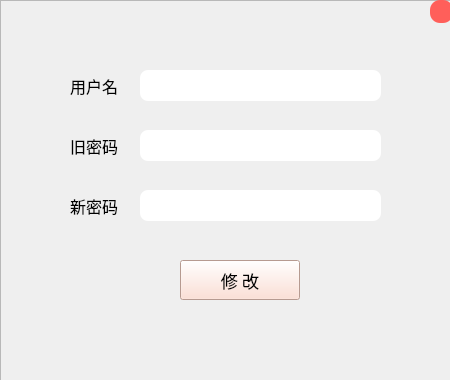
<?xml version="1.0" encoding="UTF-8"?>
<ui version="4.0">
 <class>Form</class>
 <widget class="QWidget" name="Form">
  <property name="geometry">
   <rect>
    <x>0</x>
    <y>0</y>
    <width>450</width>
    <height>380</height>
   </rect>
  </property>
  <property name="windowTitle">
   <string>Form</string>
  </property>
  <widget class="QFrame" name="frame">
   <property name="geometry">
    <rect>
     <x>0</x>
     <y>0</y>
     <width>451</width>
     <height>381</height>
    </rect>
   </property>
   <property name="styleSheet">
    <string notr="true">#frame {background-image: url(:/newPrefix/back1.png);}</string>
   </property>
   <property name="frameShape">
    <enum>QFrame::StyledPanel</enum>
   </property>
   <property name="frameShadow">
    <enum>QFrame::Raised</enum>
   </property>
   <widget class="QLabel" name="label">
    <property name="geometry">
     <rect>
      <x>70</x>
      <y>70</y>
      <width>61</width>
      <height>31</height>
     </rect>
    </property>
    <property name="font">
     <font>
      <family>幼圆</family>
      <pointsize>12</pointsize>
     </font>
    </property>
    <property name="styleSheet">
     <string notr="true">background:transparent;</string>
    </property>
    <property name="text">
     <string>用户名</string>
    </property>
   </widget>
   <widget class="QLineEdit" name="lineEdit">
    <property name="geometry">
     <rect>
      <x>140</x>
      <y>70</y>
      <width>241</width>
      <height>31</height>
     </rect>
    </property>
    <property name="font">
     <font>
      <family>幼圆</family>
      <pointsize>12</pointsize>
     </font>
    </property>
    <property name="styleSheet">
     <string notr="true">border-radius:8px;</string>
    </property>
   </widget>
   <widget class="QLabel" name="label_5">
    <property name="geometry">
     <rect>
      <x>70</x>
      <y>130</y>
      <width>61</width>
      <height>31</height>
     </rect>
    </property>
    <property name="font">
     <font>
      <family>幼圆</family>
      <pointsize>12</pointsize>
     </font>
    </property>
    <property name="styleSheet">
     <string notr="true">background:transparent;</string>
    </property>
    <property name="text">
     <string>旧密码</string>
    </property>
   </widget>
   <widget class="QLabel" name="label_6">
    <property name="geometry">
     <rect>
      <x>70</x>
      <y>190</y>
      <width>61</width>
      <height>31</height>
     </rect>
    </property>
    <property name="font">
     <font>
      <family>幼圆</family>
      <pointsize>12</pointsize>
     </font>
    </property>
    <property name="styleSheet">
     <string notr="true">background:transparent;</string>
    </property>
    <property name="text">
     <string>新密码</string>
    </property>
   </widget>
   <widget class="QLineEdit" name="lineEdit_2">
    <property name="geometry">
     <rect>
      <x>140</x>
      <y>130</y>
      <width>241</width>
      <height>31</height>
     </rect>
    </property>
    <property name="font">
     <font>
      <family>幼圆</family>
      <pointsize>12</pointsize>
     </font>
    </property>
    <property name="styleSheet">
     <string notr="true">border-radius:8px;</string>
    </property>
   </widget>
   <widget class="QLineEdit" name="lineEdit_3">
    <property name="geometry">
     <rect>
      <x>140</x>
      <y>190</y>
      <width>241</width>
      <height>31</height>
     </rect>
    </property>
    <property name="font">
     <font>
      <family>幼圆</family>
      <pointsize>12</pointsize>
     </font>
    </property>
    <property name="styleSheet">
     <string notr="true">border-radius:8px;</string>
    </property>
   </widget>
   <widget class="QPushButton" name="pushButton">
    <property name="geometry">
     <rect>
      <x>180</x>
      <y>260</y>
      <width>120</width>
      <height>40</height>
     </rect>
    </property>
    <property name="font">
     <font>
      <family>幼圆</family>
      <pointsize>13</pointsize>
     </font>
    </property>
    <property name="styleSheet">
     <string notr="true">background-color: rgb(255, 216, 202);
border:1px solid rgb(102, 102, 104)；</string>
    </property>
    <property name="text">
     <string>修 改</string>
    </property>
   </widget>
   <widget class="QPushButton" name="pushButton_2">
    <property name="geometry">
     <rect>
      <x>430</x>
      <y>0</y>
      <width>23</width>
      <height>23</height>
     </rect>
    </property>
    <property name="styleSheet">
     <string notr="true">border-radius:10px;
background-color: rgb(255, 95, 90);</string>
    </property>
    <property name="text">
     <string/>
    </property>
   </widget>
  </widget>
 </widget>
 <resources>
  <include location="main_image.qrc"/>
 </resources>
 <connections>
  <connection>
   <sender>pushButton</sender>
   <signal>clicked()</signal>
   <receiver>Form</receiver>
   <slot>update_set()</slot>
   <hints>
    <hint type="sourcelabel">
     <x>238</x>
     <y>293</y>
    </hint>
    <hint type="destinationlabel">
     <x>240</x>
     <y>439</y>
    </hint>
   </hints>
  </connection>
  <connection>
   <sender>pushButton_2</sender>
   <signal>clicked()</signal>
   <receiver>Form</receiver>
   <slot>exit()</slot>
   <hints>
    <hint type="sourcelabel">
     <x>440</x>
     <y>16</y>
    </hint>
    <hint type="destinationlabel">
     <x>571</x>
     <y>33</y>
    </hint>
   </hints>
  </connection>
 </connections>
 <slots>
  <slot>update_set()</slot>
  <slot>exit()</slot>
 </slots>
</ui>
